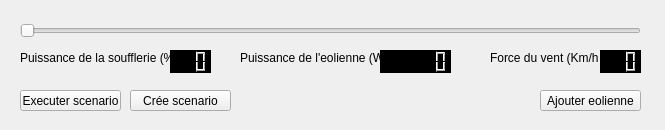
<?xml version="1.0" encoding="UTF-8"?>
<ui version="4.0">
 <class>MainWindow</class>
 <widget class="QMainWindow" name="MainWindow">
  <property name="geometry">
   <rect>
    <x>0</x>
    <y>0</y>
    <width>665</width>
    <height>130</height>
   </rect>
  </property>
  <property name="windowTitle">
   <string>MainWindow</string>
  </property>
  <widget class="QWidget" name="centralWidget">
   <widget class="QPushButton" name="btn_createScenario">
    <property name="geometry">
     <rect>
      <x>130</x>
      <y>90</y>
      <width>101</width>
      <height>21</height>
     </rect>
    </property>
    <property name="text">
     <string>Crée scenario</string>
    </property>
   </widget>
   <widget class="QPushButton" name="btn_addEolienne">
    <property name="geometry">
     <rect>
      <x>540</x>
      <y>90</y>
      <width>101</width>
      <height>21</height>
     </rect>
    </property>
    <property name="text">
     <string>Ajouter eolienne</string>
    </property>
   </widget>
   <widget class="QPushButton" name="btn_execScenario">
    <property name="geometry">
     <rect>
      <x>20</x>
      <y>90</y>
      <width>101</width>
      <height>21</height>
     </rect>
    </property>
    <property name="text">
     <string>Executer scenario</string>
    </property>
   </widget>
   <widget class="QSlider" name="horizontalSlider">
    <property name="geometry">
     <rect>
      <x>20</x>
      <y>20</y>
      <width>621</width>
      <height>22</height>
     </rect>
    </property>
    <property name="maximum">
     <number>100</number>
    </property>
    <property name="orientation">
     <enum>Qt::Horizontal</enum>
    </property>
   </widget>
   <widget class="QLabel" name="lbl_puissance">
    <property name="geometry">
     <rect>
      <x>20</x>
      <y>50</y>
      <width>151</width>
      <height>16</height>
     </rect>
    </property>
    <property name="text">
     <string>Puissance de la soufflerie (%) : </string>
    </property>
   </widget>
   <widget class="QLabel" name="lbl_puissanceEolienne">
    <property name="geometry">
     <rect>
      <x>240</x>
      <y>50</y>
      <width>141</width>
      <height>16</height>
     </rect>
    </property>
    <property name="text">
     <string>Puissance de l'eolienne (W) :</string>
    </property>
   </widget>
   <widget class="QLabel" name="label">
    <property name="geometry">
     <rect>
      <x>490</x>
      <y>50</y>
      <width>111</width>
      <height>16</height>
     </rect>
    </property>
    <property name="text">
     <string>Force du vent (Km/h :</string>
    </property>
   </widget>
   <widget class="QLCDNumber" name="power_soufflerie">
    <property name="geometry">
     <rect>
      <x>170</x>
      <y>50</y>
      <width>41</width>
      <height>23</height>
     </rect>
    </property>
    <property name="styleSheet">
     <string notr="true">background-color: black;</string>
    </property>
    <property name="digitCount">
     <number>3</number>
    </property>
   </widget>
   <widget class="QLCDNumber" name="power_eolienne">
    <property name="geometry">
     <rect>
      <x>380</x>
      <y>50</y>
      <width>71</width>
      <height>23</height>
     </rect>
    </property>
    <property name="styleSheet">
     <string notr="true">background-color: black;</string>
    </property>
    <property name="digitCount">
     <number>6</number>
    </property>
   </widget>
   <widget class="QLCDNumber" name="power_wind">
    <property name="geometry">
     <rect>
      <x>600</x>
      <y>50</y>
      <width>41</width>
      <height>23</height>
     </rect>
    </property>
    <property name="styleSheet">
     <string notr="true">background-color: black;</string>
    </property>
    <property name="digitCount">
     <number>3</number>
    </property>
   </widget>
  </widget>
 </widget>
 <layoutdefault spacing="6" margin="11"/>
 <tabstops>
  <tabstop>horizontalSlider</tabstop>
  <tabstop>btn_execScenario</tabstop>
  <tabstop>btn_createScenario</tabstop>
  <tabstop>btn_addEolienne</tabstop>
 </tabstops>
 <resources/>
 <connections>
  <connection>
   <sender>horizontalSlider</sender>
   <signal>valueChanged(int)</signal>
   <receiver>power_soufflerie</receiver>
   <slot>display(int)</slot>
   <hints>
    <hint type="sourcelabel">
     <x>160</x>
     <y>29</y>
    </hint>
    <hint type="destinationlabel">
     <x>176</x>
     <y>64</y>
    </hint>
   </hints>
  </connection>
 </connections>
</ui>
